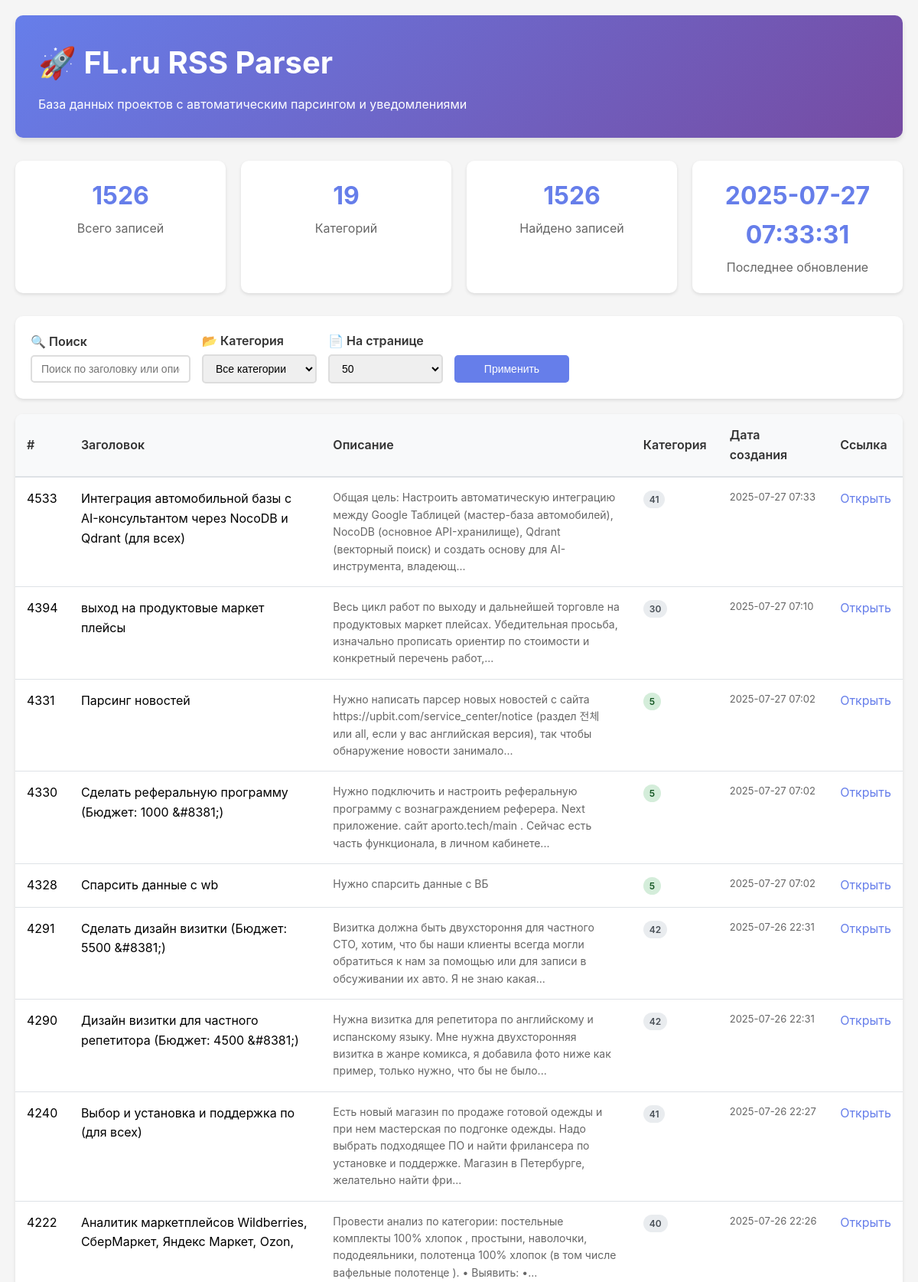
The page / (upper part) on the database its author committed.
### tables this page shows
CREATE TABLE rss_items (
                    id INTEGER PRIMARY KEY AUTOINCREMENT,
                    title TEXT NOT NULL,
                    description TEXT,
                    link TEXT UNIQUE NOT NULL,
                    pub_date TEXT,
                    category INTEGER,
                    created_at TIMESTAMP DEFAULT CURRENT_TIMESTAMP,
                    updated_at TIMESTAMP DEFAULT CURRENT_TIMESTAMP
                );

### viewdatabase.py (the view)
@app.route('/')
def index():
    page = int(request.args.get('page', 1))
    per_page = int(request.args.get('per_page', 50))
    category = request.args.get('category', 'all')
    search = request.args.get('search', '')
    items = web_interface.get_items(page, per_page, category, search)
    total_count = web_interface.get_total_count(category, search)
    categories = web_interface.get_categories()
    statistics = web_interface.get_statistics()
    total_pages = (total_count + per_page - 1) // per_page
    return render_template('index.html',
                         items=items,
                         page=page,
                         per_page=per_page,
                         total_pages=total_pages,
                         total_count=total_count,
                         category=category,
                         search=search,
                         categories=categories,
                         statistics=statistics)

### viewdatabase.py (called while the page is built)
    def get_total_count(self, category=None, search=None):
        query = "SELECT COUNT(*) FROM rss_items WHERE 1=1"
        params = []
        if category and category != 'all':
            query += " AND category = ?"
            params.append(category)
        if search:
            query += " AND (title LIKE ? OR description LIKE ?)"
            params.append(f"%{search}%")
            params.append(f"%{search}%")
        try:
            conn = sqlite3.connect(self.db.db_path)
            cursor = conn.cursor()
            cursor.execute(query, params)
            count = cursor.fetchone()[0]
            conn.close()
            return count
        except Exception as e:
            print(f"Ошибка при подсчете записей: {e}")
            return 0

    def get_categories(self):
        try:
            conn = sqlite3.connect(self.db.db_path)
            cursor = conn.cursor()
            cursor.execute("SELECT DISTINCT category FROM rss_items ORDER BY category")
            categories = [row[0] for row in cursor.fetchall()]
            conn.close()
            return categories
        except Exception as e:
            print(f"Ошибка при получении категорий: {e}")
            return []

### templates/index.html (shortened to what this page needs)
<!DOCTYPE html>
<html lang="ru">
<head>
</head>
<body>
    <div class="container">
        <div class="header">
            <h1>🚀 FL.ru RSS Parser</h1>
            <p>База данных проектов с автоматическим парсингом и уведомлениями</p>
        </div>
        <div class="stats-grid">
            <div class="stat-card">
                <div class="stat-number">{{ statistics.total_items or 0 }}</div>
                <div class="stat-label">Всего записей</div>
            </div>
            <div class="stat-card">
                <div class="stat-number">{{ categories|length }}</div>
                <div class="stat-label">Категорий</div>
            </div>
            <div class="stat-card">
                <div class="stat-number">{{ total_count }}</div>
                <div class="stat-label">Найдено записей</div>
            </div>
            <div class="stat-card">
                <div class="stat-number">{{ statistics.last_update or 'Никогда' }}</div>
                <div class="stat-label">Последнее обновление</div>
            </div>
        </div>
        <div class="filters">
            <form method="GET" class="filters-row">
                <div class="filter-group">
                    <label for="search">🔍 Поиск</label>
                    <input type="text" id="search" name="search" value="{{ search }}"
                           placeholder="Поиск по заголовку или описанию...">
                </div>
                <div class="filter-group">
                    <label for="category">📂 Категория</label>
                    <select id="category" name="category">
                        <option value="all" {% if category == 'all' %}selected{% endif %}>Все категории</option>
                    </select>
                </div>
                <div class="filter-group">
                    <label for="per_page">📄 На странице</label>
                    <select id="per_page" name="per_page">
                        <option value="50" {% if per_page == 50 %}selected{% endif %}>50</option>
                    </select>
                </div>
                <div class="filter-group">
                    <label>&nbsp;</label>
                    <button type="submit" class="btn">Применить</button>
                </div>
            </form>
        </div>
        <div class="table-container">
            <table>
                <thead>
                    <tr>
                        <th style="width: 50px;">#</th>
                        <th style="width: 30%;">Заголовок</th>
                        <th style="width: 35%;">Описание</th>
                        <th style="width: 80px;">Категория</th>
                        <th style="width: 120px;">Дата создания</th>
                        <th style="width: 100px;">Ссылка</th>
                    </tr>
                </thead>
                <tbody>
                    {% for item in items %}
                    <tr>
                        <td>{{ item.id }}</td>
                        <td class="title-cell" onclick="showModal({{ item.id }})">
                            {{ item.title }}
                        </td>
                        <td class="description-cell">
                            {{ item.description }}
                        </td>
                        <td>
                            <span class="category-badge {% if item.category == 5 %}category-5{% endif %}">
                                {{ item.category }}
                            </span>
                        </td>
                        <td class="date-cell">
                            {{ item.created_at[:16] if item.created_at else 'N/A' }}
                        </td>
                        <td class="link-cell">
                            <a href="{{ item.link }}" target="_blank">Открыть</a>
                        </td>
                    </tr>
                    {% else %}
                    <tr>
                        <td colspan="6" style="text-align: center; padding: 40px; color: #666;">
                            📭 Данные отсутствуют. Запустите парсер для загрузки проектов.
                        </td>
                    </tr>
                    {% endfor %}
                </tbody>
            </table>
        </div>
    </div>
</body>
</html>

### templates/index.html (style rules this page uses)
* { margin: 0; padding: 0; box-sizing: border-box; }
body { font-family: -apple-system, BlinkMacSystemFont, 'Segoe UI', Roboto, sans-serif; background-color: #f5f5f5; line-height: 1.6; }
.container { max-width: 1400px; margin: 0 auto; padding: 20px; }
.header { background: linear-gradient(135deg, #667eea 0%, #764ba2 100%); color: white; padding: 30px; border-radius: 10px; margin-bottom: 30px; box-shadow: 0 4px 6px rgba(0,0,0,0.1); }
.header h1 { font-size: 2.5em; margin-bottom: 10px; }
.stats-grid { display: grid; grid-template-columns: repeat(auto-fit, minmax(250px, 1fr)); gap: 20px; margin-bottom: 30px; }
.stat-card { background: white; padding: 20px; border-radius: 10px; box-shadow: 0 2px 4px rgba(0,0,0,0.1); text-align: center; }
.stat-number { font-size: 2em; font-weight: bold; color: #667eea; }
.stat-label { color: #666; margin-top: 5px; }
.filters { background: white; padding: 20px; border-radius: 10px; margin-bottom: 20px; box-shadow: 0 2px 4px rgba(0,0,0,0.1); }
.filters-row { display: flex; gap: 15px; flex-wrap: wrap; align-items: center; }
.filter-group { display: flex; flex-direction: column; min-width: 150px; }
.filter-group label { font-weight: 600; margin-bottom: 5px; color: #333; }
.filter-group input, .filter-group select { padding: 8px 12px; border: 2px solid #ddd; border-radius: 5px; font-size: 14px; }
.btn { background: #667eea; color: white; border: none; padding: 10px 20px; border-radius: 5px; cursor: pointer; font-size: 14px; transition: background 0.3s; }
.table-container { background: white; border-radius: 10px; overflow: hidden; box-shadow: 0 2px 4px rgba(0,0,0,0.1); }
table { width: 100%; border-collapse: collapse; }
th { background: #f8f9fa; padding: 15px; text-align: left; font-weight: 600; color: #333; border-bottom: 2px solid #dee2e6; }
td { padding: 15px; border-bottom: 1px solid #dee2e6; vertical-align: top; }
.category-badge { background: #e9ecef; color: #495057; padding: 4px 8px; border-radius: 15px; font-size: 12px; font-weight: 600; }
.category-5 { background: #d4edda; color: #155724; }
.title-cell { max-width: 300px; cursor: pointer; }
.description-cell { max-width: 400px; color: #666; font-size: 14px; }
.date-cell { white-space: nowrap; font-size: 13px; color: #666; }
.link-cell a { color: #667eea; text-decoration: none; }

### rows shown on the page
rss_items: id "4533", title "Интеграция автомобильной базы с AI-консультантом через NocoDB и Qdrant (для всех)", description "Общая цель: Настроить автоматическую интеграцию между Google Таблицей (мастер-база автомобилей), NocoDB (основное API-хранилище), Qdrant (векторный поиск) и создать основу для AI-инструмента, владеющ...", category "41", created_at "2025-07-27 07:33"
rss_items: id "4394", title "выход на продуктовые маркет плейсы", description "Весь цикл работ по выходу и дальнейшей торговле на продуктовых маркет плейсах. Убедительная просьба, изначально прописать ориентир по стоимости и конкретный перечень работ,...", category "30", created_at "2025-07-27 07:10"
rss_items: id "4331", title "Парсинг новостей", description "Нужно написать парсер новых новостей с сайта https://upbit.com/service_center/notice (раздел 전체 или all, если у вас английская версия), так чтобы обнаружение новости занимало...", category "5", created_at "2025-07-27 07:02"
rss_items: id "4330", title "Сделать реферальную программу (Бюджет: 1000 &#8381;)", description "Нужно подключить и настроить реферальную программу с вознаграждением реферера. Next приложение. сайт aporto.tech/main . Сейчас есть часть функционала, в личном кабинете...", category "5", created_at "2025-07-27 07:02"
rss_items: id "4328", title "Спарсить данные с wb", description "Нужно спарсить данные с ВБ", category "5", created_at "2025-07-27 07:02"
rss_items: id "4291", title "Сделать дизайн визитки (Бюджет: 5500 &#8381;)", description "Визитка должна быть двухстороння для частного СТО, хотим, что бы наши клиенты всегда могли обратиться к нам за помощью или для записи в обсуживании их авто. Я не знаю какая...", category "42", created_at "2025-07-26 22:31"
rss_items: id "4290", title "Дизайн визитки для частного репетитора (Бюджет: 4500 &#8381;)", description "Нужна визитка для репетитора по английскому и испанскому языку. Мне нужна двухсторонняя визитка в жанре комикса, я добавила фото ниже как пример, только нужно, что бы не было...", category "42", created_at "2025-07-26 22:31"
rss_items: id "4240", title "Выбор и установка и поддержка по (для всех)", description "Есть новый магазин по продаже готовой одежды и при нем мастерская по подгонке одежды. Надо выбрать подходящее ПО и найти фрилансера по установке и поддержке. Магазин в Петербурге, желательно найти фри...", category "41", created_at "2025-07-26 22:27"
rss_items: id "4222", title "Аналитик маркетплейсов Wildberries, СберМаркет, Яндекс Маркет, Ozon,", description "Провести анализ по категории: постельные комплекты 100% хлопок , простыни, наволочки, пододеяльники, полотенца 100% хлопок (в том числе вафельные полотенце ). • Выявить: •...", category "40", created_at "2025-07-26 22:26"

### other values the page prints
{{ statistics.total_items or 0 }} "1526"
{{ categories|length }} "19"
{{ total_count }} "1526"
{{ statistics.last_update or 'Никогда' }} "2025-07-27 07:33:31"
